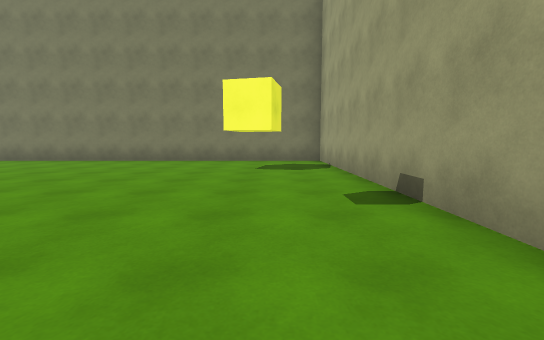
view 1 (above)

21 first-person views from a walk through a 3-D level made in the Unity game engine. The camera is 1.2 m above the floor, tilts 6° down and sees 90° across. The floor is counted in squares, 2 m on a side. Each view is taken from the middle of a square. On the plan, view 1 faces up. The plan holds only what a view shows up to about 9 squares ahead; the rest is blank. The player character is not drawn. Surface patterns are stand-ins for the level's own textures.

view 2
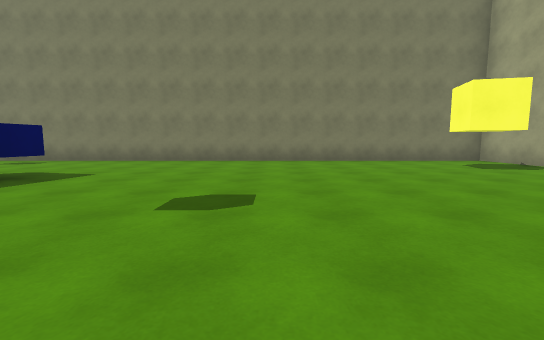

view 3
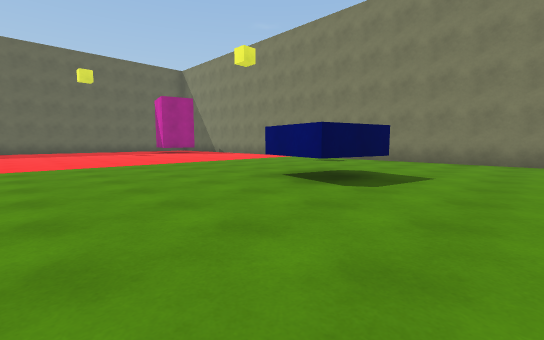

view 4
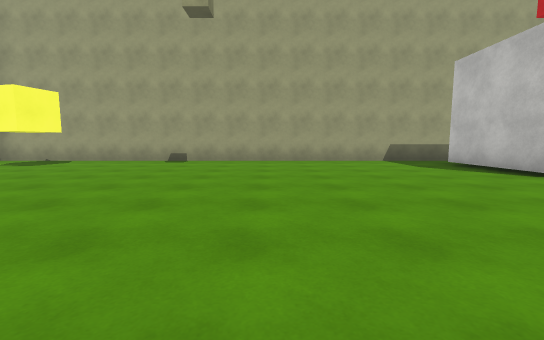

view 5
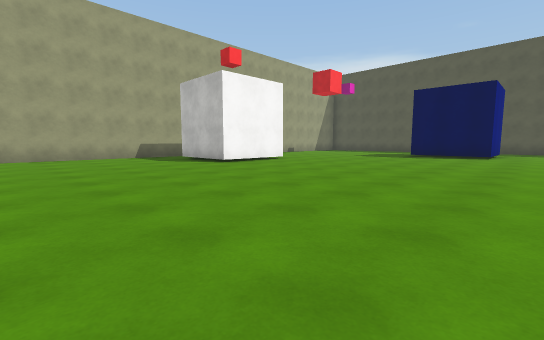

view 6
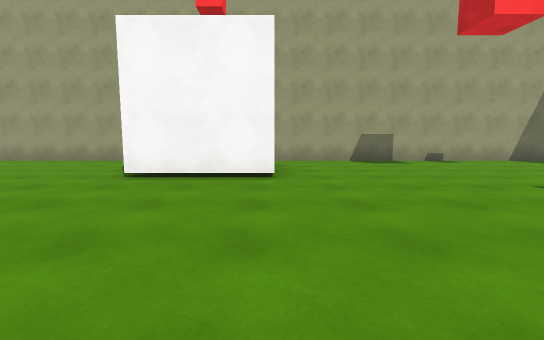

view 7
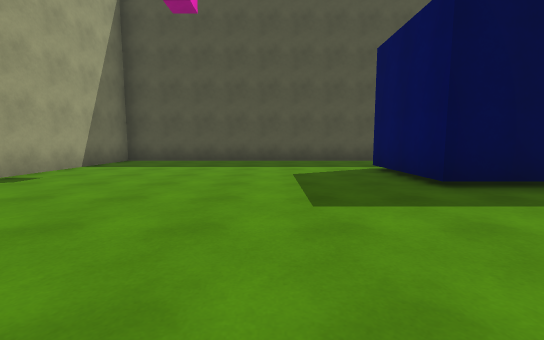

view 8
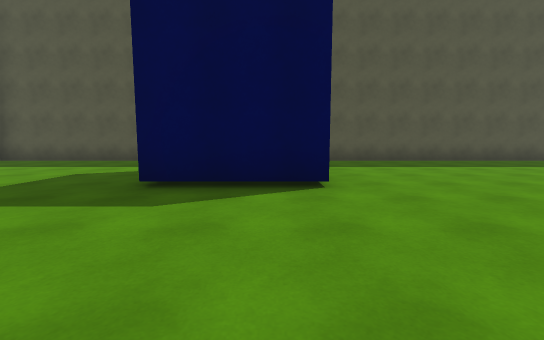

view 9
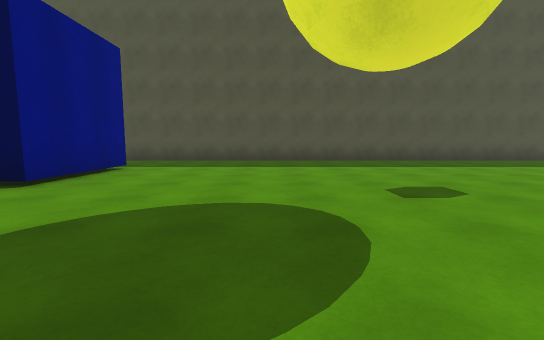

view 10
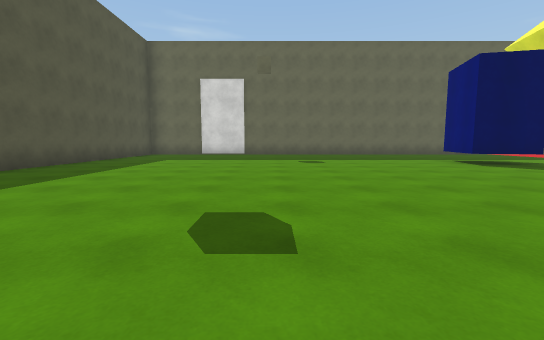

view 11
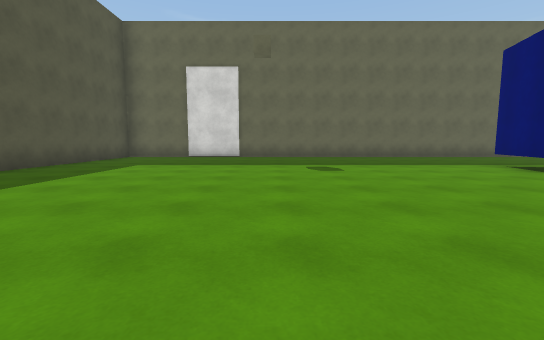

view 12
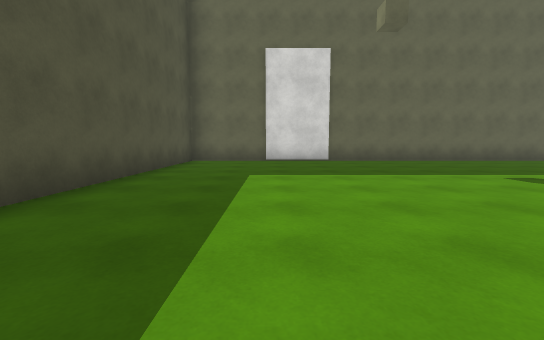

view 13
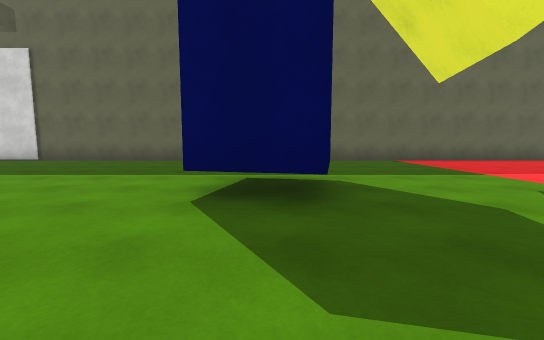

view 14
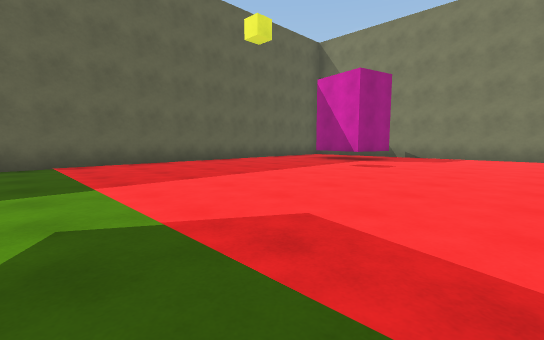

view 15
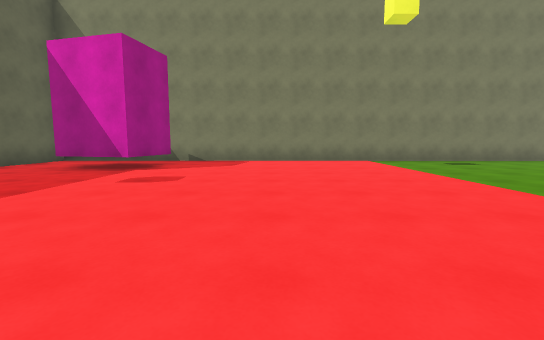

view 16
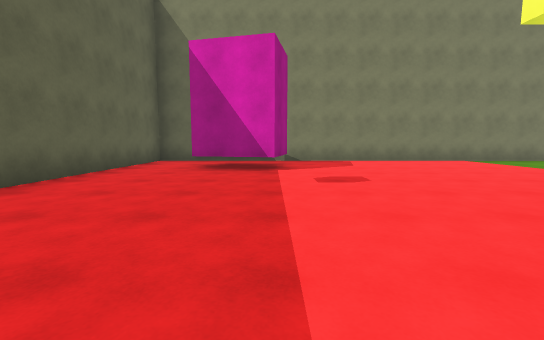

view 17
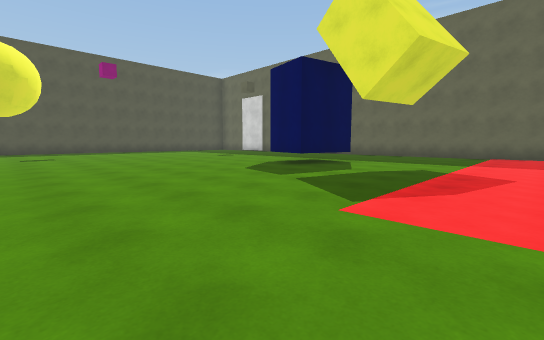

view 18
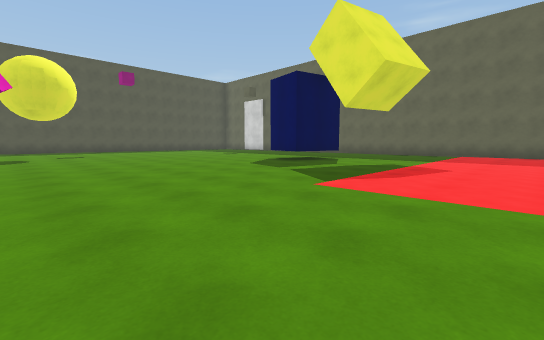

view 19
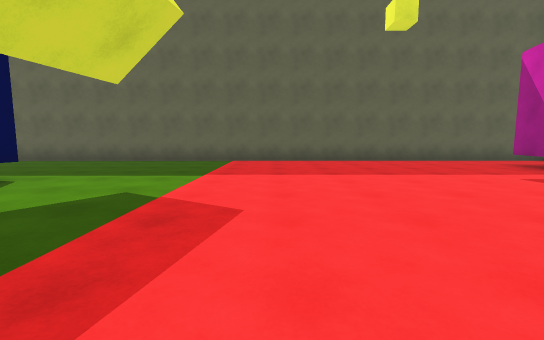

view 20
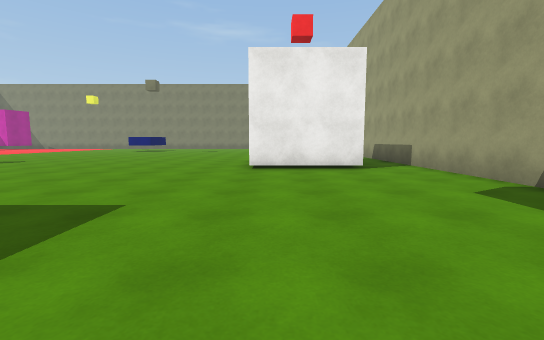

view 21
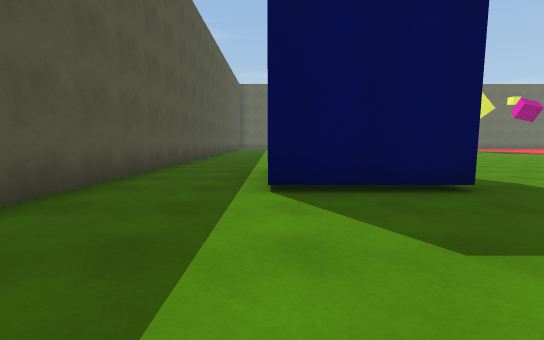

### Floor plan
Points are (right, up) in squares from view 1. A wall is a line through its corners. A room is listed if a view was taken in it or the views show most of it. See-through windows are left out.
Room 1 (views 1, 2, 3, 4, 5, 6, 7, 8, 9, 10, 11, 12, 13, 14, 15, 16, 17, 18, 19, 20, 21)
walls: (-19.4, -4) (-17.5, -4.5) (-17.9, -5.9) (-19.8, -5.5); (-8.8, 4.6) (-9.2, 3.1) (-10.7, 3.5); (-7.8, -14.1) (-7.8, -11.5) (-5.3, -11.5) (-5.3, -14.1); (0.1, -7) (-2.5, -7) (-2.5, -4.5) (0, -4.5); (-19.6, 7.1) (-19.9, 5.6) (-21.8, 6); (-23.5, 7.5) (-23.5, -16.5) (1.5, -16.5) (1.5, 8.5) (-20.2, 8.5)
ways out: opening at (-22.5, 6.5); opening at (-20.5, 8)
objects: other object (-1, 6) to (0, 6)

Where each view was taken, in squares from view 1:
view 1: 0 up, 0 right, facing up
view 2: 0 up, 5 left, facing up
view 3: 0 up, 7 left, facing up-left
view 4: 0 up, 7 left, facing right
view 5: 0 up, 9 left, facing down-right
view 6: 7 down, 7 left, facing right
view 7: 8 down, 3 left, facing down
view 8: 8 down, 7 left, facing down
view 9: 8 down, 11 left, facing down
view 10: 11 down, 11 left, facing left
view 11: 11 down, 13 left, facing left
view 12: 14 down, 15 left, facing left
view 13: 5 down, 15 left, facing left
view 14: 2 down, 16 left, facing up-left
view 15: 0 up, 17 left, facing up
view 16: 0 up, 20 left, facing up
view 17: 0 up, 12 left, facing down-left
view 18: 1 up, 11 left, facing down-left
view 19: 0 up, 15 left, facing left
view 20: 13 down, 2 left, facing up
view 21: 14 down, 2 left, facing left
